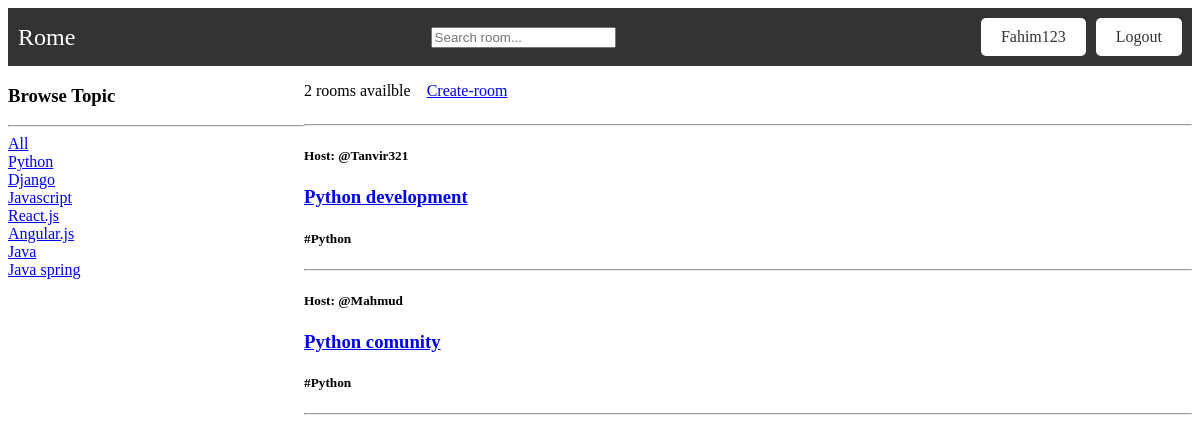
Page /room/?q=Python (signed in) on the committed database.
### main/models.py (models this page shows, shortened)
class Topic(models.Model):
    name = models.CharField(max_length=100)
    def __str__(self):
        return self.name

class RoomDatabase(models.Model):
    host = models.ForeignKey(User, on_delete=models.SET_NULL, null=True)
    topic = models.ForeignKey(Topic, on_delete=models.SET_NULL, null=True)
    name = models.CharField(max_length=100)
    description = models.TextField(null=True, blank=True)
    updated = models.DateTimeField(auto_now=True)
    created = models.DateTimeField(auto_now_add=True)
    class Meta:
        ordering = ['-updated', '-created']

### main/views.py (the view)
# urls.py: path('room/', views.room, name='room'),
@login_required(login_url='login')
def room(request):
    q = request.GET.get('q') if request.GET.get('q') != None else ''
    rooms = RoomDatabase.objects.filter(
        Q(topic__name__icontains=q) |
        Q(name__icontains=q) |
        Q(description__icontains=q)
    )
    topics = Topic.objects.all()
    room_count = rooms.count()
    dic = {
        "rooms": rooms,
        "topics": topics,
        "room_count": room_count,
    }
    return render(request, 'home/room.html', context=dic)

### templates/home/room.html (shortened to what this page needs)
{%extends 'home/layout.html'%}
{%block content%}
<div class="home_container">
    <div>
        <h3>Browse Topic</h3>
        <hr>
        <div>
            <a href="{%url 'room'%}">All</a>
        </div>
        {%for topic in topics%}
            <div>
                <a href="{%url 'room'%}?q={{topic.name}}">{{topic.name}}</a>
            </div>
        {%endfor%}
    </div>
    <div>
        <div class="top_portion">
            <p>{{room_count}} rooms availble</p>
            <a href="{%url 'create-room'%}">Create-room</a>
        </div>
        <hr>
        {%for room in rooms%}
            <h5>Host: @{{room.host}}</h5>
            <h3><a href="{% url 'room_dynamic_route' room.id %}">{{room.name}}</a></h3>
            <h5>#{{room.topic}}</h5>
            <hr>
        {%endfor%}
    </div>
</div>
{%endblock content%}

### templates/home/navbar.html
  <nav>
    <div class="logo">
      <a href="{%url 'room'%}">Rome</a>
    </div>
    <div>
      <form method="GET" action="{%url 'room'%}">
        <input type="text" name="q" placeholder="Search room..."/>
      </form>
    </div>
    <div class="buttons">
      {%if request.user.is_authenticated%}
      <a href="#" class="signup-btn">{{request.user.username | capfirst}}</a>
      <a href="{%url 'logout'%}" class="signin-btn">Logout</a>
      {%else%}
      <a href="{%url 'signup'%}" class="signup-btn">Sign-up</a>
      <a href="{%url 'login'%}" class="signin-btn">Sign In</a>
      {%endif%}
    </div>
  </nav>

### static/home/navbar.css (style rules this page uses)
nav { display: flex; justify-content: space-between; align-items: center; background-color: #333; padding: 10px; color: #fff; }
.logo a { color: #fff; font-size: 24px; text-decoration: none; }
.buttons { display: flex; }
.signup-btn, .signin-btn { display: inline-block; background-color: #fff; color: #333; padding: 10px 20px; margin-left: 10px; text-decoration: none; border-radius: 5px; }

### templates/home/room.html (style rules this page uses)
.home_container { display: grid; grid-template-columns: 1fr 3fr; }
.top_portion { display: flex; align-items: center; }
.top_portion p { margin-right: 1rem; }

### rows in the picture
Topic: name "Python"
Topic: name "Django"
Topic: name "Javascript"
Topic: name "React.js"
Topic: name "Angular.js"
Topic: name "Java"
Topic: name "Java spring"
RoomDatabase: host "Tanvir321", name "Python development", topic "Python"
RoomDatabase: host "Mahmud", name "Python comunity", topic "Python"

### other values in the picture
{{ request.user.username | capfirst }} "Fahim123"
{{ room_count }} "2"
